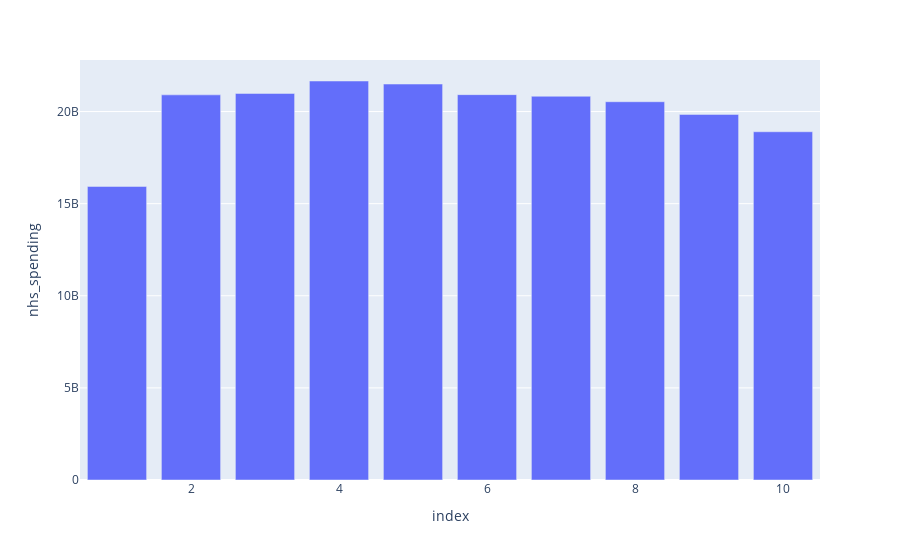

Notebook code cell kept with this figure:
### Code cell
import plotly.express as px

px.bar(
    households.groupby(households.equiv_hbai_household_net_income_ahc.decile_rank().clip(1, 100)).sum(),
    y="nhs_spending",
)

### Figure 1 — Plotly figure (JSON) as saved in the notebook; plotly's stock layout.template omitted (floating-point values rounded to 4 significant figures)
{"data": [{"alignmentgroup": "True", "hovertemplate": "index=%{x}<br>nhs_spending=%{y}<extra></extra>", "legendgroup": "", "marker": {"color": "#636efa", "pattern": {"shape": ""}}, "name": "", "offsetgroup": "", "orientation": "v", "showlegend": false, "textposition": "auto", "type": "bar", "x": [1, 2, 3, 4, 5, 6, 7, 8, 9, 10], "xaxis": "x", "y": [15930000000.0, 20910000000.0, 20980000000.0, 21660000000.0, 21490000000.0, 20920000000.0, 20830000000.0, 20530000000.0, 19840000000.0, 18900000000.0], "yaxis": "y"}], "layout": {"barmode": "relative", "legend": {"tracegroupgap": 0}, "margin": {"t": 60}, "xaxis": {"anchor": "y", "domain": [0, 1], "title": {"text": "index"}}, "yaxis": {"anchor": "x", "domain": [0, 1], "title": {"text": "nhs_spending"}}}}
